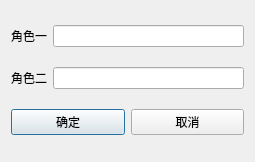
<?xml version="1.0" encoding="UTF-8"?>
<ui version="4.0">
 <class>MutexDelete</class>
 <widget class="QDialog" name="MutexDelete">
  <property name="geometry">
   <rect>
    <x>0</x>
    <y>0</y>
    <width>255</width>
    <height>162</height>
   </rect>
  </property>
  <property name="windowTitle">
   <string>Dialog</string>
  </property>
  <layout class="QVBoxLayout" name="verticalLayout">
   <item>
    <layout class="QHBoxLayout" name="horizontalLayout">
     <item>
      <widget class="QLabel" name="label">
       <property name="text">
        <string>角色一</string>
       </property>
      </widget>
     </item>
     <item>
      <widget class="QLineEdit" name="role1Edit"/>
     </item>
    </layout>
   </item>
   <item>
    <layout class="QHBoxLayout" name="horizontalLayout_3">
     <item>
      <widget class="QLabel" name="label_2">
       <property name="text">
        <string>角色二</string>
       </property>
      </widget>
     </item>
     <item>
      <widget class="QLineEdit" name="role2Edit"/>
     </item>
    </layout>
   </item>
   <item>
    <layout class="QHBoxLayout" name="horizontalLayout_2">
     <item>
      <widget class="QPushButton" name="yesButton">
       <property name="text">
        <string>确定</string>
       </property>
      </widget>
     </item>
     <item>
      <widget class="QPushButton" name="closeButton">
       <property name="text">
        <string>取消</string>
       </property>
      </widget>
     </item>
    </layout>
   </item>
  </layout>
 </widget>
 <resources/>
 <connections/>
</ui>
